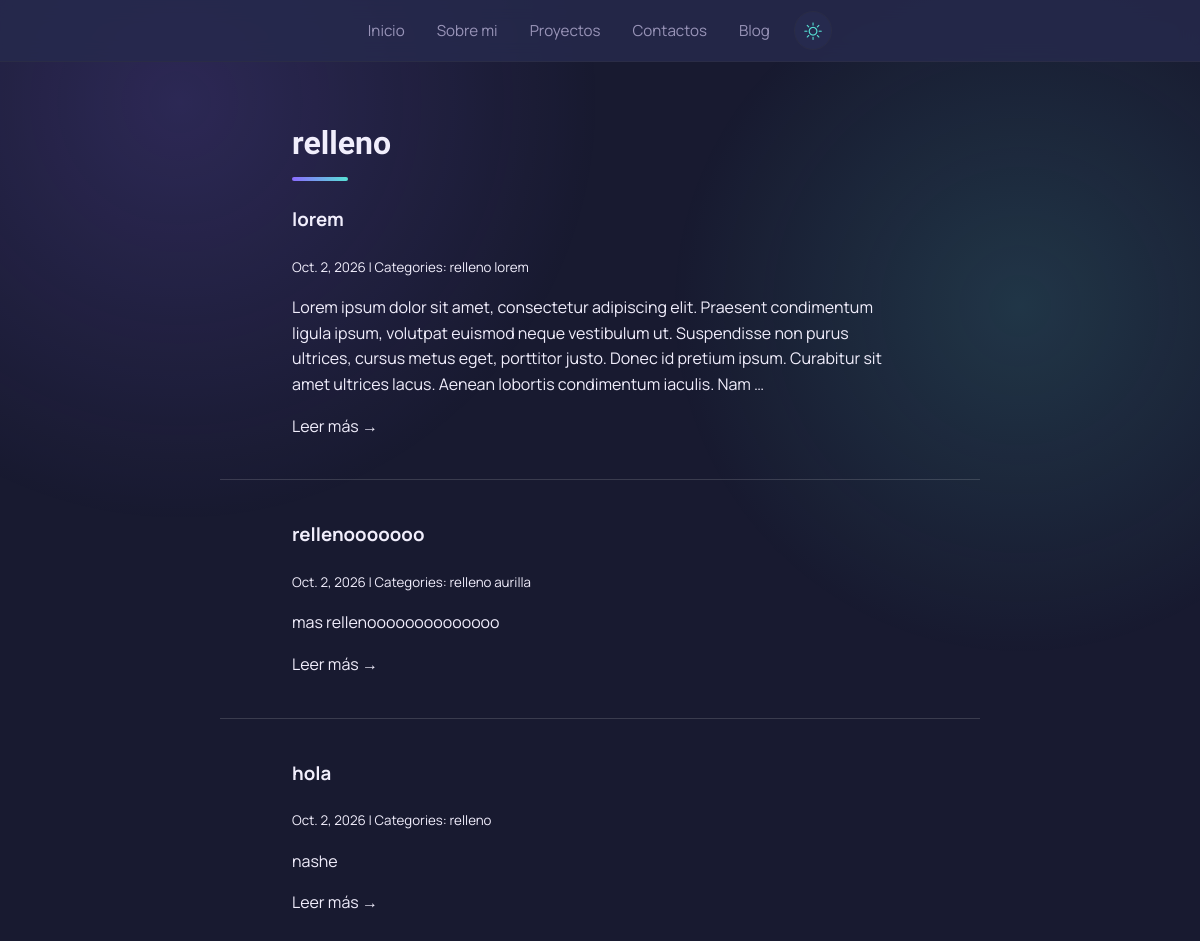
The page /blog/category/relleno/ on the database as committed earlier.
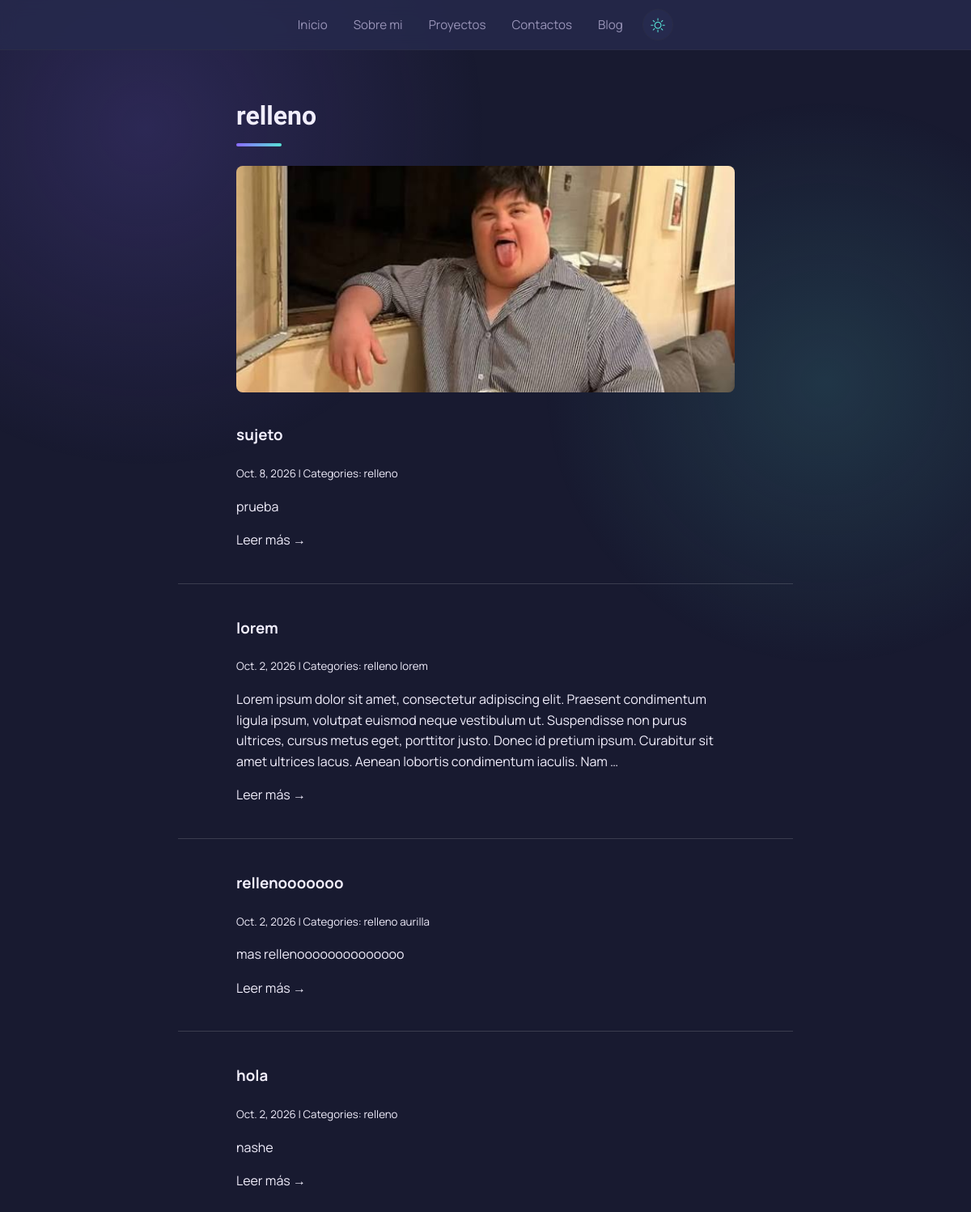
The same page on the database as committed later.
### blog/models.py (models this page shows, shortened)
class post(models.Model):
    title = models.CharField(max_length=255)
    body = models.TextField()
    created_on = models.DateTimeField(auto_now_add=True)
    last_modified = models.DateTimeField(auto_now=True)
    categories = models.ManyToManyField("category", related_name="posts")
    cover = models.ImageField(upload_to="covers/", blank=True, null=True)

class category(models.Model):
    name = models.CharField(max_length=30)
    class Meta:
        verbose_name_plural = "categories"

### blog/views.py (the view)
# urls.py: path("category/<category>/", views.blog_category, name="blog_category"),
def blog_category(request, category):
    posts = Post.objects.filter(
        categories__name__contains=category
    ).order_by("-created_on")
    context = {
        "category": category,
        "posts": posts,
    }
    return render(request, "blog/category.html", context)

### blog/templates/blog/category.html
{% extends "blog/index.html" %}
{% block page_title %}
<h2>{{ category }}</h2>
{% endblock page_title %}

### blog/templates/blog/index.html (shortened to what this page needs)
{% extends "base.html" %}
{% block page_content %}
    {% block posts %}
        {% for post in posts %}
            <article class="post-card">
                {% if post.cover %}
                    <a href="{% url 'blog_detail' post.pk %}">
                        <img src="{{ post.cover.url }}" alt="{{ post.title }}" class="post-cover">
                    </a>
                {% endif %}
                <h3><a href="{% url 'blog_detail' post.pk %}">{{ post.title }}</a></h3>
                <small>
                    {{ post.created_on.date }} | Categories:
                    {% for category in post.categories.all %}
                        <a href="{% url 'blog_category' category.name %}">
                            {{ category.name }}
                        </a>
                    {% endfor %}
                </small>
                <p>{{ post.body | truncatewords:40 }}</p>
                <a href="{% url 'blog_detail' post.pk %}">Leer más →</a>
            </article>
        {% endfor %}
    {% endblock posts %}
{% endblock page_content %}

Rows that differ between the two databases and show on the page:
added post: cover (picture), title "sujeto", created_on "Oct. 8, 2026", body "prueba", category (name "relleno")
